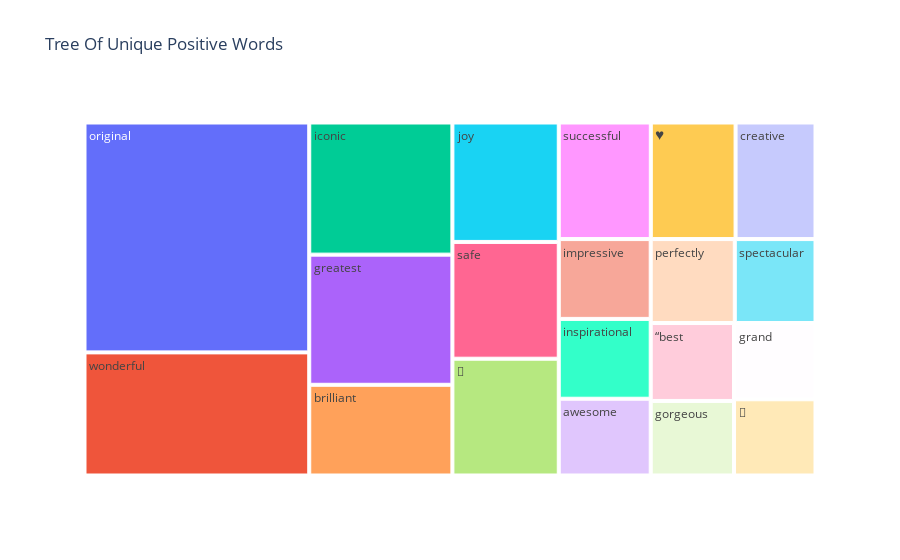

The notebook cell saved with this chart:
### Code cell
fig = px.treemap(Unique_Positive, path=['words'], values='count',title='Tree Of Unique Positive Words')
fig.show()

### Figure 1 — Plotly figure (JSON) as saved in the notebook; plotly's stock layout.template omitted (floating-point values rounded to 4 significant figures)
{"data": [{"branchvalues": "total", "domain": {"x": [0, 1], "y": [0, 1]}, "hovertemplate": "labels=%{label}<br>count=%{value}<br>parent=%{parent}<br>id=%{id}<extra></extra>", "ids": ["awesome", "brilliant", "creative", "gorgeous", "grand", "greatest", "iconic", "impressive", "inspirational", "joy", "original", "perfectly", "safe", "spectacular", "successful", "wonderful", "“best", "♥", "🌸", "💝"], "labels": ["awesome", "brilliant", "creative", "gorgeous", "grand", "greatest", "iconic", "impressive", "inspirational", "joy", "original", "perfectly", "safe", "spectacular", "successful", "wonderful", "“best", "♥", "🌸", "💝"], "name": "", "parents": ["", "", "", "", "", "", "", "", "", "", "", "", "", "", "", "", "", "", "", ""], "type": "treemap", "values": [25, 46, 33, 22, 22, 66, 67, 26, 26, 45, 183, 25, 44, 24, 38, 98, 23, 35, 44, 22]}], "layout": {"legend": {"tracegroupgap": 0}, "title": {"text": "Tree Of Unique Positive Words"}}}
